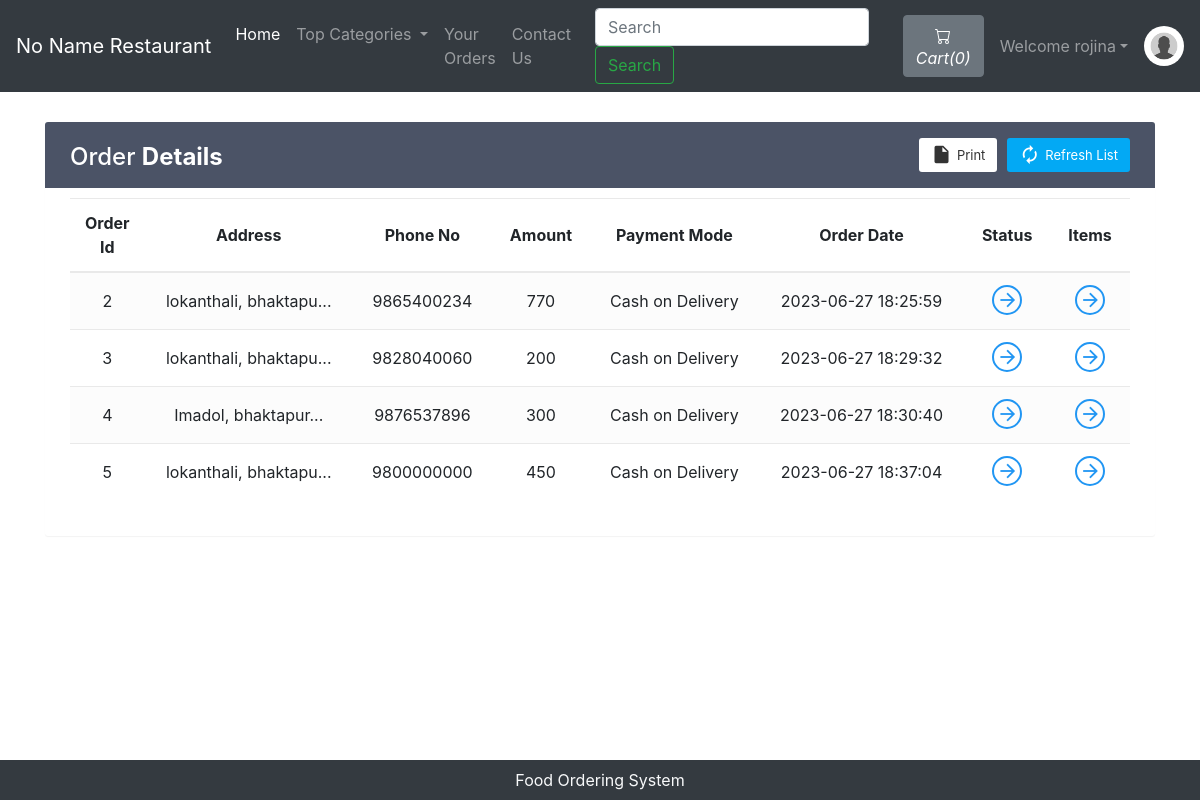
Screenshot of /viewOrder.php (signed in) with the database file from the repository.
### tables this page shows
CREATE TABLE `sitedetail` (
  `tempId` int(11) NOT NULL,
  `systemName` varchar(21) NOT NULL,
  `email` varchar(35) NOT NULL,
  `contact1` bigint(21) NOT NULL,
  `contact2` bigint(21) DEFAULT NULL COMMENT 'Optional',
  `address` text NOT NULL,
  `dateTime` datetime NOT NULL DEFAULT current_timestamp()
);

CREATE TABLE `orders` (
  `orderId` int(21) NOT NULL,
  `userId` int(21) NOT NULL,
  `address` varchar(255) NOT NULL,
  `zipCode` int(21) NOT NULL,
  `phoneNo` bigint(21) NOT NULL,
  `amount` int(200) NOT NULL,
  `paymentMode` enum('0','1') NOT NULL DEFAULT '0' COMMENT '0=cash on delivery, \r\n1=online ',
  `orderStatus` enum('0','1','2','3','4','5','6') NOT NULL DEFAULT '0' COMMENT '0=Order Placed.\r\n1=Order Confirmed.\r\n2=Preparing your Order.\r\n3=Your order is on the way!\r\n4=Order Delivered.\r\n5=Order Denied.\r\n6=Order Cancelled.',
  `orderDate` datetime NOT NULL DEFAULT current_timestamp()
);

### viewOrder.php (the view, shortened to what this page needs)
<!doctype html>
<html lang="en">
<head>
    <link rel="stylesheet" href="https://stackpath.bootstrapcdn.com/bootstrap/4.5.0/css/bootstrap.min.css">
    <link rel="stylesheet" href="https://use.fontawesome.com/releases/v5.7.2/css/all.css">
</head>
<body>
    <?php include 'partials/_dbconnect.php';?>
    <?php include 'partials/_nav.php';?>
    <?php
    if($loggedin){
    ?>
    <div class="container">
        <div class="table-wrapper" id="empty">
            <div class="table-title">
                <div class="row">
                    <div class="col-sm-4">
                        <h2>Order <b>Details</b></h2>
                    </div>
                    <div class="col-sm-8">
                        <a href="" class="btn btn-primary"><i class="material-icons">&#xE863;</i> <span>Refresh List</span></a>
                        <a href="#" onclick="window.print()" class="btn btn-info"><i class="material-icons">&#xE24D;</i> <span>Print</span></a>
                    </div>
                </div>
            </div>
            <table class="table table-striped table-hover text-center">
                <thead>
                    <tr>
                        <th>Order Id</th>
                        <th>Address</th>
                        <th>Phone No</th>
                        <th>Amount</th>
                        <th>Payment Mode</th>
                        <th>Order Date</th>
                        <th>Status</th>
                        <th>Items</th>
                    </tr>
                </thead>
                <tbody>
                    <?php
                        $sql = "SELECT * FROM `orders` WHERE `userId`= $userId";
                        $result = mysqli_query($conn, $sql);
                        while($row = mysqli_fetch_assoc($result)){
                            $orderId = $row['orderId'];
                            $address = $row['address'];
                            $phoneNo = $row['phoneNo'];
                            $amount = $row['amount'];
                            $orderDate = $row['orderDate'];
                            $paymentMode = $row['paymentMode'];
                            if($paymentMode == 0) {
                                $paymentMode = "Cash on Delivery";
                            }
                            else {
                                $paymentMode = "Online";
                            }
                            echo '<tr>
                                    <td>' . $orderId . '</td>
                                    <td>' . substr($address, 0, 20) . '...</td>
                                    <td>' . $phoneNo . '</td>
                                    <td>' . $amount . '</td>
                                    <td>' . $paymentMode . '</td>
                                    <td>' . $orderDate . '</td>
                                    <td><a href="#" data-toggle="modal" data-target="#orderStatus' . $orderId . '" class="view"><i class="material-icons">&#xE5C8;</i></a></td>
                                    <td><a href="#" data-toggle="modal" data-target="#orderItem' . $orderId . '" class="view" title="View Details"><i class="material-icons">&#xE5C8;</i></a></td>
                                    ';
                                echo '</tr>';
                        }
                            ?>
                </tbody>
            </table>
        </div>
    </div>
    <?php
    }
    else {
        echo '<div class="container" style="min-height : 610px;">
        <div class="alert alert-info my-3">
            <font style="font-size:22px"><center>Check your Order. You need to <strong><a class="alert-link" data-toggle="modal" data-target="#loginModal">Login</a></strong></center></font>
        </div></div>';
    }
    ?>
    <?php
    require 'partials/_footer.php';
    ?>
  </body>
</html>

### partials/_nav.php (shortened to what this page needs)
<?php
if(isset($_SESSION['loggedin']) && $_SESSION['loggedin']==true){
  $loggedin= true;
  $userId = $_SESSION['userId'];
  $username = $_SESSION['username'];
}
else{
  $loggedin = false;
  $userId = 0;
}
$sql = "SELECT * FROM `sitedetail`";
$result = mysqli_query($conn, $sql);
$row = mysqli_fetch_assoc($result);
$systemName = $row['systemName'];
echo '<nav class="navbar navbar-expand-lg navbar-dark bg-dark">
      <a class="navbar-brand" href="index.php">'.$systemName.'</a>
      <button class="navbar-toggler" type="button" data-toggle="collapse" data-target="#navbarSupportedContent" aria-controls="navbarSupportedContent" aria-expanded="false" aria-label="Toggle navigation">
        <span class="navbar-toggler-icon"></span>
      </button>
      <div class="collapse navbar-collapse" id="navbarSupportedContent">
        <ul class="navbar-nav mr-auto">
          <li class="nav-item active">
            <a class="nav-link" href="index.php">Home <span class="sr-only">(current)</span></a>
          </li>
          <li class="nav-item dropdown">
            <a class="nav-link dropdown-toggle" href="#" id="navbarDropdown" role="button" data-toggle="dropdown" aria-haspopup="true" aria-expanded="false">
              Top Categories
            </a>
            <div class="dropdown-menu" aria-labelledby="navbarDropdown">';
            echo '</div>
          </li>
          <li class="nav-item">
            <a class="nav-link" href="viewOrder.php">Your Orders</a>
          </li>
          <!--<li class="nav-item">
            <a class="nav-link" href="about.php">About Us</a>
          </li>-->
          <li class="nav-item">
            <a class="nav-link" href="contact.php">Contact Us</a>
          </li>
        </ul>
        <form method="get" action="/nnr/search.php" class="form-inline my-2 my-lg-0 mx-3">
          <input class="form-control mr-sm-2" type="search" name="search" id="search" placeholder="Search" aria-label="Search" required>
          <button class="btn btn-outline-success my-2 my-sm-0" type="submit">Search</button>
        </form>';
        $countsql = "SELECT SUM(`itemQuantity`) FROM `viewcart` WHERE `userId`=$userId";
        $countresult = mysqli_query($conn, $countsql);
        $countrow = mysqli_fetch_assoc($countresult);
        $count = $countrow['SUM(`itemQuantity`)'];
        if(!$count) {
          $count = 0;
        }
        echo '<a href="viewCart.php"><button type="button" class="btn btn-secondary mx-2" title="MyCart">
          <svg xmlns="img/cart.svg" width="16" height="16" fill="currentColor" class="bi bi-cart" viewBox="0 0 16 16">
            <path d="M0 1.5A.5.5 0 0 1 .5 1H2a.5.5 0 0 1 .485.379L2.89 3H14.5a.5.5 0 0 1 .491.592l-1.5 8A.5.5 0 0 1 13 12H4a.5.5 0 0 1-.491-.408L2.01 3.607 1.61 2H.5a.5.5 0 0 1-.5-.5zM3.102 4l1.313 7h8.17l1.313-7H3.102zM5 12a2 2 0 1 0 0 4 2 2 0 0 0 0-4zm7 0a2 2 0 1 0 0 4 2 2 0 0 0 0-4zm-7 1a1 1 0 1 1 0 2 1 1 0 0 1 0-2zm7 0a1 1 0 1 1 0 2 1 1 0 0 1 0-2z"/>
          </svg>
          <i class="bi bi-cart">Cart(' .$count. ')</i>
        </button></a>';
        if($loggedin){
          echo '<ul class="navbar-nav mr-2">
            <li class="nav-item dropdown">
              <a class="nav-link dropdown-toggle" href="#" id="navbarDropdown" role="button" data-toggle="dropdown"> Welcome ' .$username. '</a>
              <div class="dropdown-menu" aria-labelledby="navbarDropdown">
                <a class="dropdown-item" href="partials/_logout.php">Logout</a>
              </div>
            </li>
          </ul>
          <div class="text-center image-size-small position-relative">
            <a href="viewProfile.php"><img src="img/person-' .$userId. '.jpg" class="rounded-circle" onError="this.src = \'img/profilePic.jpg\'" style="width:40px; height:40px"></a>
          </div>';
        }
        else {
          echo '
          <button type="button" class="btn btn-success mx-2"  data-toggle="modal" data-target="#loginModal">Login</button>
          <button type="button" class="btn btn-success mx-2"  data-toggle="modal" data-target="#signupModal">SignUp</button>';
        }
  echo '</div>
    </nav>';
?>

### viewOrder.php (style rules this page uses)
.table-wrapper { background: #fff; padding: 20px 25px; margin: 30px auto; border-radius: 3px; box-shadow: 0 1px 1px rgba(0,0,0,.05); }
.table-wrapper .btn { float: right; color: #333; background-color: #fff; border-radius: 3px; border: none; outline: none !important; margin-left: 10px; }
.table-wrapper .btn.btn-primary { color: #fff; background: #03A9F4; }
.table-title .btn { font-size: 13px; border: none; }
.table-title .btn i { float: left; font-size: 21px; margin-right: 5px; }
.table-title .btn span { float: left; margin-top: 2px; }
.table-title { color: #fff; background: #4b5366; padding: 16px 25px; margin: -20px -25px 10px; border-radius: 3px 3px 0 0; }
.table-title h2 { margin: 5px 0 0; font-size: 24px; }
table.table tr th, table.table tr td { border-color: #e9e9e9; padding: 12px 15px; vertical-align: middle; }
table.table tr th:first-child { width: 60px; }
table.table tr th:last-child { width: 80px; }
table.table-striped tbody tr:nth-of-type(odd) { background-color: #fcfcfc; }
table.table td a { font-weight: bold; color: #566787; display: inline-block; text-decoration: none; }
table.table td a.view { width: 30px; height: 30px; color: #2196F3; border: 2px solid; border-radius: 30px; text-align: center; }
table.table td a.view i { font-size: 22px; margin: 2px 0 0 1px; }
table { counter-reset: section; }

### rows the page displays
sitedetail: systemName "No Name Restaurant"
orders: orderId "2", address "lokanthali, bhaktapu", phoneNo "9865400234", amount "770", paymentMode "Cash on Delivery", orderDate "2023-06-27 18:25:59"
orders: orderId "3", address "lokanthali, bhaktapu", phoneNo "9828040060", amount "200", paymentMode "Cash on Delivery", orderDate "2023-06-27 18:29:32"
orders: orderId "4", address "Imadol, bhaktapur", phoneNo "9876537896", amount "300", paymentMode "Cash on Delivery", orderDate "2023-06-27 18:30:40"
orders: orderId "5", address "lokanthali, bhaktapu", phoneNo "9800000000", amount "450", paymentMode "Cash on Delivery", orderDate "2023-06-27 18:37:04"

### other values shown
$count "0"
$username "rojina"
